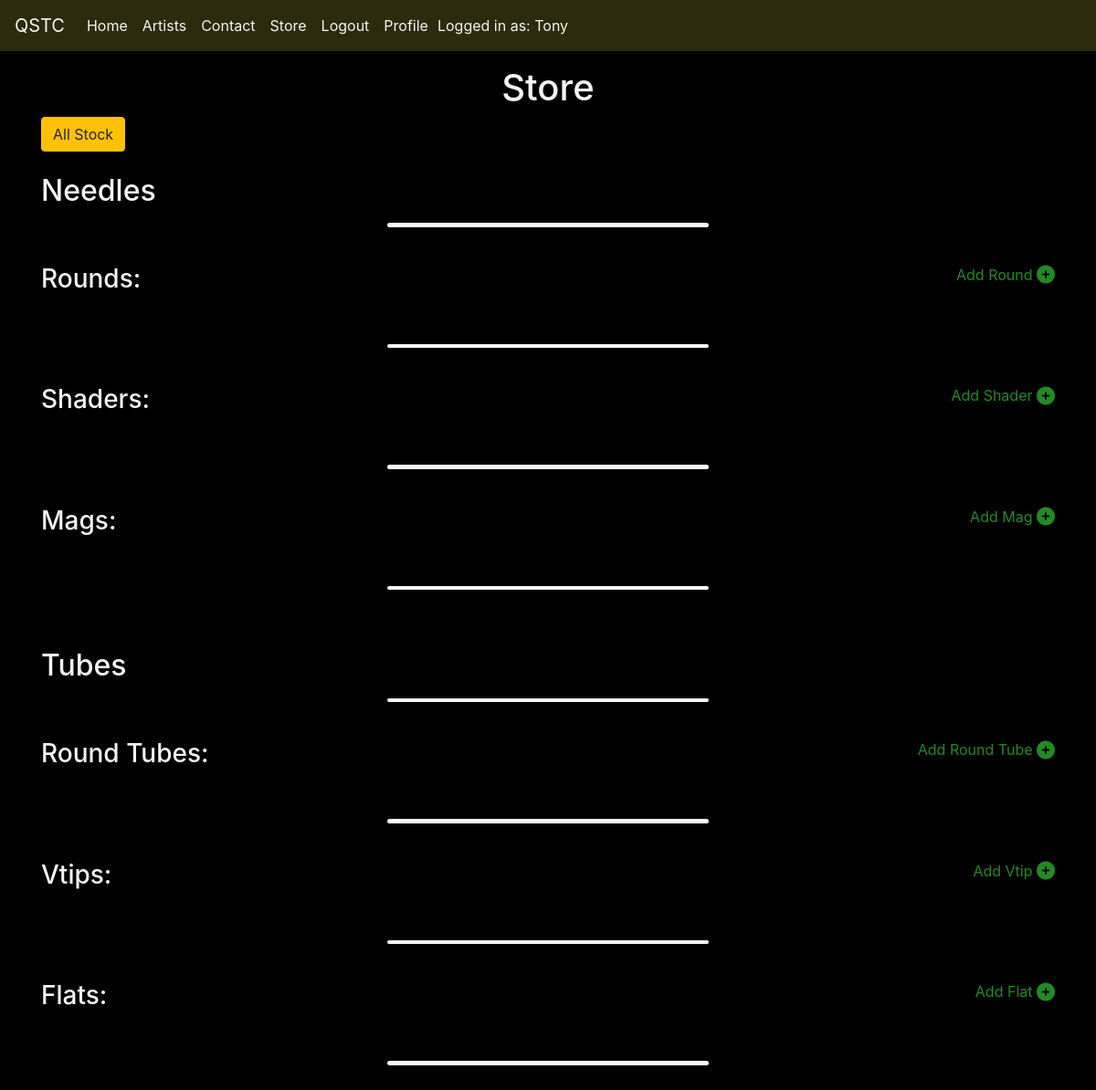
Before: /shop/shop/ (signed in) with the older database file.
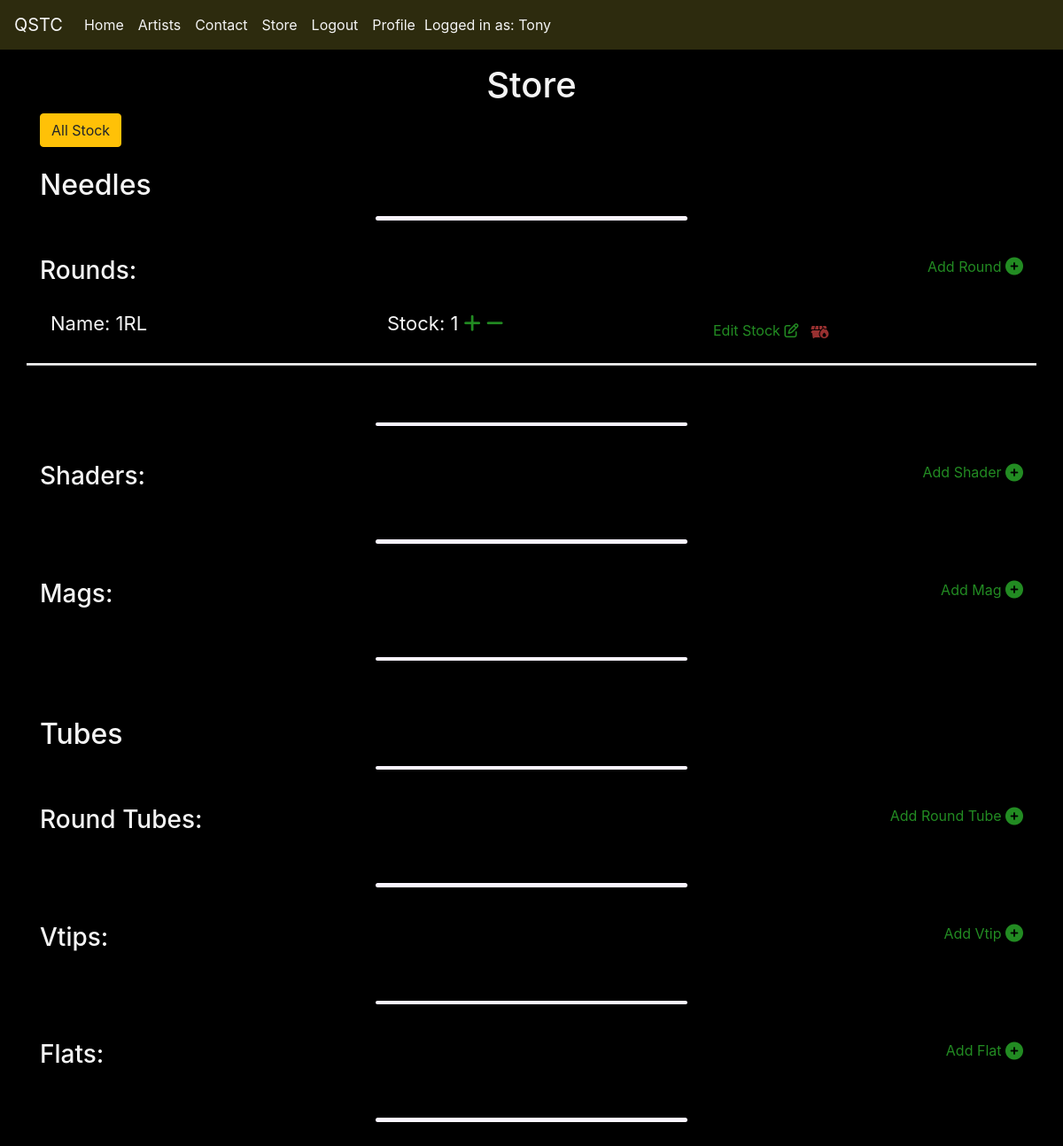
After: the same page with the newer database file.
### shop/models.py (models this page shows, shortened)
class Round(models.Model):
    name = models.CharField(max_length=50)
    size = models.IntegerField()
    liner = models.CharField(max_length=32, choices=liner_choices, default=RL)
    ton = models.CharField(max_length=20, choices=NT_CHOICES, default=Needles)
    stock = models.IntegerField()

### shop/views.py (the view)
# urls.py: path('shop/', include('shop.urls')),
@login_required
def shop(request):
    if request.user.profile.staff_access:
        rounds = Round.objects.order_by("name")
        shaders = Shader.objects.order_by("name")
        mags = Mag.objects.order_by("name")
        tubes = RoundTube.objects.order_by("name")
        vtips = Vtip.objects.order_by("name")
        flats = Flat.objects.order_by("name")
        return render(
            request,
            "shop.html",
            {
                "rounds": rounds,
                "shaders": shaders,
                "mags": mags,
                "tubes": tubes,
                "vtips": vtips,
                "flats": flats,
            },
        )
    else:
        messages.error(
            request, "You Don't Have The Required Permissions", extra_tags="alert"
        )
        return redirect("index")

### shop/templates/shop.html (shortened to what this page needs)
{% extends 'base.html' %} {% load static %} {% block page_title %} QSTC - Store {% endblock %}
{% block content %}
<div class="row">
    <div class="col-12">
        <div class="h1 text-center">Store</div>
        <a href="{% url 'get_all_stock' %}" role="button" class="btn btn-warning" id="all-stock" aria-disabled="false">All Stock</a>
    </div>
</div>
<br>
<h2>Needles</h2>
<hr class="bar-thin">
<br>
<div class="row">
    <div class="col-6">
        <h3>Rounds:</h3>
    </div>
    <div class="col-6">
        <a href="{% url 'add_round' %}" class="add-links">
            <span>Add Round</span>
            <i class="fas fa-plus-circle fa-lg"></i>
        </a>
    </div>
    <br>
    <br>
</div>
{% for r in rounds %}
<div class="row stock-line">
    <div class="col-4">
        <p class="stock-line-item">Name: {{ r.name }}</p>
    </div>
    <div class="col-4">
        <p class="stock-line-item">Stock: {{ r.stock }} <a href="{% url 'plus_round' r.id %}"><span><i class="fas fa-plus"></i></span></a><a href="{% url 'minus_round' r.id %}"> <span><i class="fas fa-minus"></i></span></a></p>
    </div>
    <div class="col-4">
        <div class="stock-line-buttons">
            <a href="{% url 'edit_round' r.id %}" class="add-links">
                <span>Edit Stock</span>
                <i class="far fa-edit"></i>
            </a>
            <br>
            <form class="" method="post" action="{% url 'delete_round' r.id %}">
                <button class="btn delete-btn" type="submit"><i class="fas fa-dumpster-fire"></i></button>
            </form>
        </div>
    </div>
</div>
<br>
{% endfor %}
<br>
<hr class="bar-thin">
<br>
<div class="row">
    <div class="col-6">
        <h3>Shaders:</h3>
    </div>
    <div class="col-6">
        <a href="{% url 'add_shader' %}" class="add-links">
            <span>Add Shader</span>
            <i class="fas fa-plus-circle fa-lg"></i>
        </a>
    </div>
    <br>
    <br>
</div>
<br>
<hr class="bar-thin">
<br>
<div class="row">
    <div class="col-6">
        <h3>Mags:</h3>
    </div>
    <div class="col-6">
        <a href="{% url 'add_mag' %}" class="add-links">
            <span>Add Mag</span>
            <i class="fas fa-plus-circle fa-lg"></i>
        </a>
    </div>
    <br>
    <br>
</div>
<br>
<hr class="bar-thin">
<br>
<br>
<h2>Tubes</h2>
<hr class="bar-thin">
<br>
<div class="row">
    <div class="col-6">
        <h3>Round Tubes:</h3>
    </div>
    <div class="col-6">
        <a href="{% url 'add_round_tube' %}" class="add-links">
            <span>Add Round Tube</span>
            <i class="fas fa-plus-circle fa-lg"></i>
        </a>
    </div>
    <br>
    <br>
</div>
<br>
<hr class="bar-thin">
<br>
<div class="row">
    <div class="col-6">
        <h3>Vtips:</h3>
    </div>
    <div class="col-6">
        <a href="{% url 'add_vtip' %}" class="add-links">
            <span>Add Vtip</span>
            <i class="fas fa-plus-circle fa-lg"></i>
        </a>
    </div>
    <br>
    <br>
</div>
<br>
<hr class="bar-thin">
<br>
<div class="row">
    <div class="col-6">
        <h3>Flats:</h3>
    </div>
    <div class="col-6">
        <a href="{% url 'add_flat' %}" class="add-links">
            <span>Add Flat</span>
            <i class="fas fa-plus-circle fa-lg"></i>
        </a>
    </div>
    <br>
    <br>
</div>
<br>
<hr class="bar-thin">
<br>
{% endblock %}

Changed rows visible on the page:
added Round: name "1RL", stock "1"
